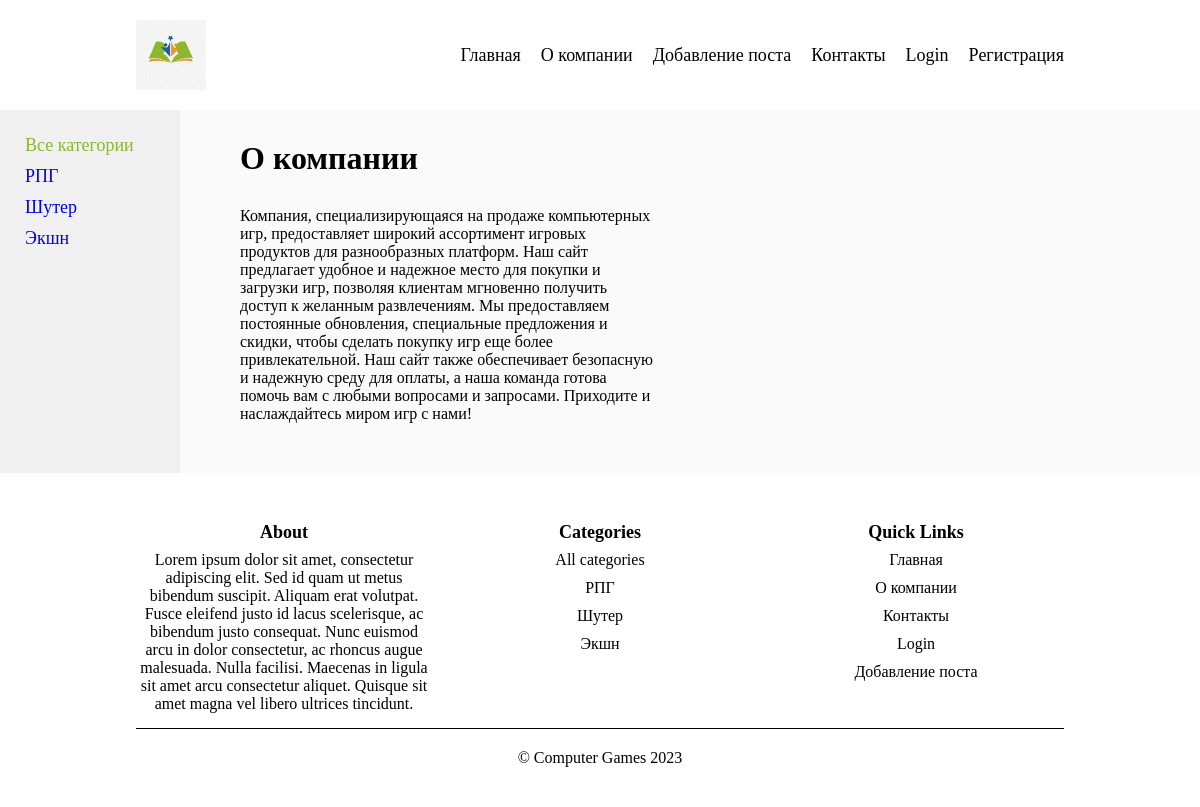
The page /about/ on the database its author committed.
### index/models.py (models this page shows)
class Category(models.Model):
    name = models.CharField(max_length=100, db_index=True, verbose_name = 'Категория')
    slug = models.SlugField(max_length=255, db_index=True, verbose_name='URL')
    def __str__(self):
        return self.name
    def get_absolute_url(self):
        return reverse('category', kwargs={'cat_slug':self.slug})
    class Meta:
        verbose_name = 'Категория'
        verbose_name_plural = 'Категории'
        ordering = ['id']

### index/views.py (the view)
# urls.py: path('about/', AboutView.as_view(), name = 'about'),
class AboutView(DataMixin, TemplateView):
    template_name = 'index/about.html'
    def get_context_data(self, *, object_list=None, **kwargs):
        context = super().get_context_data(**kwargs)
        about_desc = 'Компания, специализирующаяся на продаже компьютерных игр, предоставляет широкий ассортимент игровых продуктов для разнообразных платформ. Наш сайт предлагает удобное и надежное место для покупки и загрузки игр, позволяя клиентам мгновенно получить доступ к желанным развлечениям. Мы предоставляем постоянные обновления, специальные предложения и скидки, чтобы сделать покупку игр еще более привлекательной. Наш сайт также обеспечивает безопасную и надежную среду для оплаты, а наша команда готова помочь вам с любыми вопросами и запросами. Приходите и наслаждайтесь миром игр с нами!'
        c_def = self.get_user_context(title='О компании', desc = about_desc)
        return dict(list(context.items()) + list(c_def.items()))

### index/templatetags/index_tags.py (called while the page is built)
@register.simple_tag(name = 'getcats')
def get_categories(filter = None):
    if not filter:
        return Category.objects.all()
    else:
        return Category.objects.filter(pk = filter)

@register.inclusion_tag('index/list_categories.html')
def show_categories(sort = None, cat_selected = 0):
    if not sort:
        cats = Category.objects.all()
    else:
        cats = Category.objects.order_by(sort)
    return {'cats' : cats, 'cat_selected' : cat_selected}

@register.inclusion_tag('index/list_menu.html')
def show_menu():
    menu = [
        {'title': 'Главная', 'url_name': 'home'},
        {'title': 'О компании', 'url_name': 'about'},
        {'title': 'Добавление поста', 'url_name': 'addpost'},
        {'title': 'Контакты', 'url_name': 'contact'},
        {'title': 'Login', 'url_name': 'login'},
        {'title': 'Регистрация', 'url_name': 'register'}
    ]
    return {'menu':menu}

@register.inclusion_tag('index/footer.html')
def show_footer():
    menu = [
        {'title': 'Главная', 'url_name': 'home'},
        {'title': 'О компании', 'url_name': 'about'},
        {'title': 'Контакты', 'url_name': 'contact'},
        {'title': 'Login', 'url_name': 'login'},
        {'title': 'Добавление поста', 'url_name' : 'addpost'}
    ]
    about = 'Lorem ipsum dolor sit amet, consectetur adipiscing elit. Sed id quam ut metus bibendum suscipit. Aliquam erat volutpat. Fusce eleifend justo id lacus scelerisque, ac bibendum justo consequat. Nunc euismod arcu in dolor consectetur, ac rhoncus augue malesuada. Nulla facilisi. Maecenas in ligula sit amet arcu consectetur aliquet. Quisque sit amet magna vel libero ultrices tincidunt.'
    return {'menu': menu, 'about' : about}

### index/utils.py (called while the page is built)
    def get_user_context(self, **kwargs):
        context = kwargs
        cats = cache.get('cats')
        if not cats:
            cats = Category.objects.all()
            cache.set('cats', cats, 60)
        context['cats'] = cats
        if 'cat_selected' not in context:
            context['cat_selected'] = 0
        return context

### index/templates/index/about.html
{%extends 'index/base.html' %}
{% block content %}
<div class="content">
    <h1 class="about__title">{{title}}</h1>
    <div class="about__desc">
        <p>{{ desc | linebreaks }}</p>
    </div>
</div>
{% endblock %}

### index/templates/index/list_categories.html
{% for cat in cats %}
    {% if cat_selected == cat.pk %}
        <li class="selected">{{cat.name}}</li>
    {% else %}
        <li><a href="{{cat.get_absolute_url}}">{{cat.name}}</a></li>
    {% endif %}
{% endfor %}

### index/templates/index/footer.html
{% load static %}
{% load index_tags %}
<footer class="footer">
    <div class="container">
        <div class="footer__container">
            <div class="footer__column">
                <h3 class="footer__title">About</h3>
                <div>{{ about }}</div>
            </div>
            <div class="footer__column">
                <h3 class="footer__title">Categories</h3>
                <ul class="footer__menu">
                    {%getcats as cats%}
                    <li><a href="{% url 'home' %}">All categories</a></li>
                    {% for cat in cats %}
                    <li><a href="{{cat.get_absolute_url}}">{{cat.name}}</a></li>
                    {% endfor %}
                </ul>
            </div>
            <div class="footer__column">
                <h3 class="footer__title">Quick Links</h3>
                <ul class="footer__menu">
                    {% for item in menu %}
                        <li><a href="{% url item.url_name %}">{{ item.title }}</a></li>
                    {% endfor %}
                </ul>
            </div>
        </div>
        <p class="footer__copyright">&copy; Computer Games 2023</p>
    </div>
</footer>

### index/static/index/css/style.css (style rules this page uses)
html { height: 100%; scroll-behavior: smooth; }
*, *::before, *::after { padding: 0; margin: 0; box-sizing: border-box; }
ul[class], ol[class] { list-style: none; }
.container { max-width: 80%; padding: 0 16px; margin: 0 auto; }
.content { max-width: 80%; padding: 0 20px; margin-bottom: 20px; }
.sidebar li { padding:5px; font-size:18px; }
.sidebar a { text-decoration: none; }
.footer { margin-top: 30px; padding: 20px 0; text-align: center; }
.footer__container { display: grid; grid-template-columns: 1fr 1fr 1fr; gap: 20px; }
.footer__column { font-size:16px; }
.footer__title { font-size: 18px; line-height: 100%; margin-bottom:10px; }
.footer__menu li { margin-bottom: 10px; }
.footer__menu a { color: #000; text-decoration: none; transition: color 0.2s ease-in-out; }
.footer__copyright { margin-top:15px; border-top: 1px solid #000; padding: 20px 0; }
.about__title { margin-top:30px; margin-bottom:30px; }
.about__desc { margin-bottom: 30px; max-width:60%; }

### rows shown on the page
Category: name "РПГ"
Category: name "Шутер"
Category: name "Экшн"

### other values the page prints
{{ item.title }} "Главная" "О компании" "Добавление поста" "Контакты" "Login" "Регистрация"
{{ title }} "О компании"
{{ item.title }} "Главная" "О компании" "Контакты" "Login" "Добавление поста"
